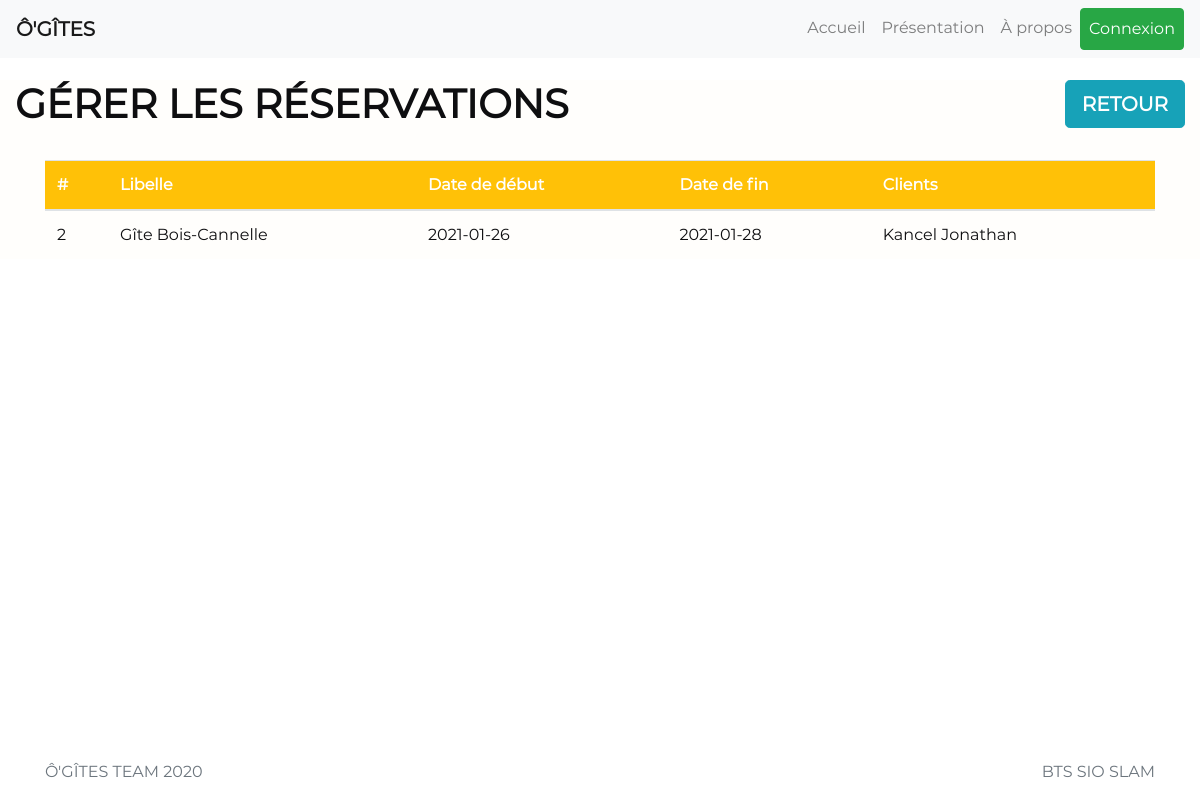
Before: /admin/gerer_reserv.php with the older database file.
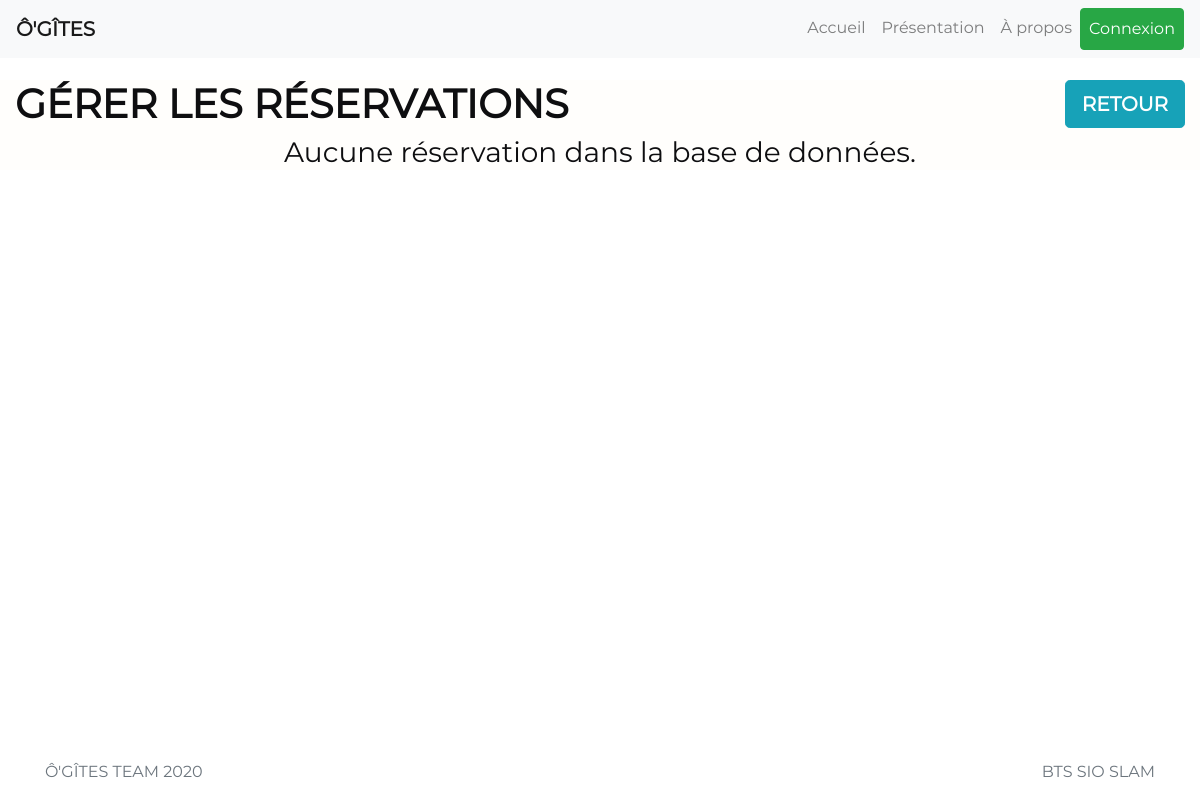
After: the same page with the newer database file.
### tables this page shows
CREATE TABLE `reservation` (
  `id_reservation` int(11) NOT NULL,
  `libelle` text NOT NULL,
  `date_debut` date NOT NULL,
  `date_fin` date NOT NULL,
  `nb_personnes` int(11) NOT NULL,
  `date_reserv` date DEFAULT NULL,
  `id_gites` int(11) NOT NULL,
  `id_users` int(11) NOT NULL
);

CREATE TABLE `gites` (
  `id_gites` int(11) NOT NULL,
  `libelle` text NOT NULL,
  `description` text NOT NULL,
  `localisation` text NOT NULL,
  `link_url` text NOT NULL,
  `nb_personnes_max` int(11) NOT NULL
);

CREATE TABLE `users` (
  `id_users` int(11) NOT NULL,
  `pseudo` text NOT NULL,
  `nom` text NOT NULL,
  `prenom` text NOT NULL,
  `email` text NOT NULL,
  `mdp` text NOT NULL,
  `date_inscription` date NOT NULL,
  `id_categorie` int(11) NOT NULL
);

### admin/gerer_reserv.php (the view, shortened to what this page needs)
<?php
    require_once 'head.php';
    require_once 'config_admin.php';
?>
<main role="main" class="flex-shrink-0">
    <div class="container-fluid" id="index">
        <h1 style="float: left;"><strong>GÉRER LES RÉSERVATIONS</strong></h1>
        <a href="index.php" class="btn btn-info btn-lg" style="float: right;"><strong class="white">RETOUR</strong></a>
        <div class="container">
            <?php
            $SQLParam = "SELECT * FROM reservation";
            $Myresult = $pdo->query($SQLParam);
            $Myresult->setFetchMode(PDO::FETCH_ASSOC);
            $nb_reserv = $Myresult->rowCount();
            if ($nb_reserv > 0)
            {
            ?>
            <br>
            <table class="table table-hover" style="width: 100%;">
                <thead>
                    <tr class="bg-warning">
                        <th class="white">#</th>
                        <th class="white">Libelle</th>
                        <th class="white">Date de début</th>
                        <th class="white">Date de fin</th>
                        <th class="white">Clients</th>
                    </tr>
                </thead>
                <tbody>
                    <?php
                    while ($info_reserv = $Myresult->fetch())
                    {
                    ?>
                    <tr>
                        <td><?php echo $info_reserv["id_reservation"] ?></td>
                        <?php
                        $id_gites = $info_reserv["id_gites"];
                        $SQLParam2 = "SELECT * FROM gites WHERE id_gites = $id_gites";
                        $Myresult2 = $pdo->query($SQLParam2);
                        $Myresult2->setFetchMode(PDO::FETCH_ASSOC);
                        $info_gites = $Myresult2->fetch();
                        $libelle_gite = $info_gites["libelle"];
                        ?>
                        <td><?php echo $libelle_gite ?></td>
                        <td><?php echo $info_reserv["date_debut"] ?></td>
                        <td><?php echo $info_reserv["date_fin"] ?></td>
                        <?php
                        $id_users = $info_reserv["id_users"];
                        $SQLParam3 = "SELECT * FROM users WHERE id_users = $id_users";
                        $Myresult3 = $pdo->query($SQLParam3);
                        $Myresult3->setFetchMode(PDO::FETCH_ASSOC);
                        $info_users = $Myresult3->fetch();
                        $nom_prenom_user = $info_users["nom"] . " " . $info_users["prenom"];
                        ?>
                        <td><?php echo $nom_prenom_user ?></td>
                    </tr>
                    <?php
                    }
                    ?>
                </tbody>
            </table>
            <?php
            }
            else
            {
            ?>
            <h3 align="center">Aucune réservation dans la base de données.</h3>
            <?php
            }
            ?>
        </div>
    </div>
</main>
<?php
	require_once '../footer.php';
?>

Changed rows visible on the page:
removed reservation: id_reservation "2", id_gites.libelle "Gîte Bois-Cannelle", date_debut "2021-01-26", date_fin "2021-01-28", id_users.prenom "Kancel Jonathan"
Other visible differences:
text no longer shown: "# Libelle Date de début Date de fin Clients"
text now shown: "Aucune réservation dans la base de données."
